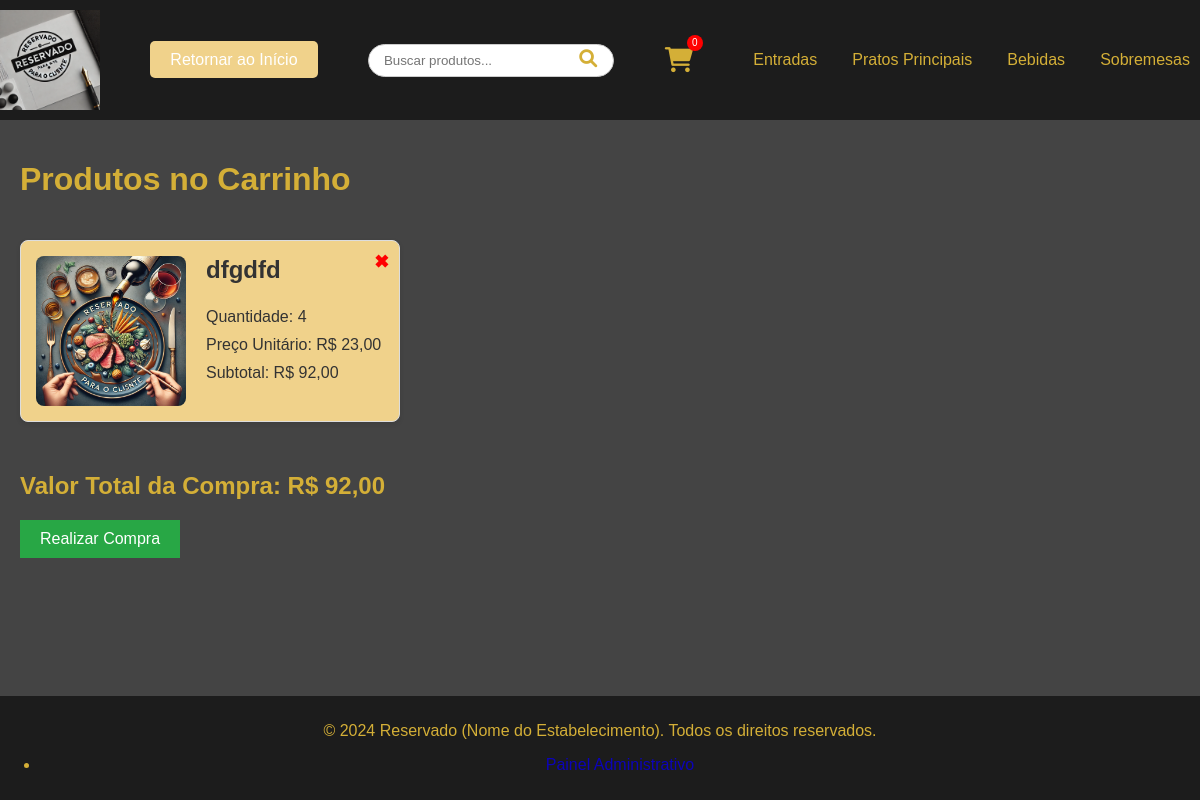
Screenshot of /carrinho.php (signed in) with the database file from the repository.
### tables this page shows
CREATE TABLE `produtos` (
  `id` int NOT NULL AUTO_INCREMENT,
  `nome` varchar(255) NOT NULL,
  `descricao` text NOT NULL,
  `preco` decimal(10,2) NOT NULL,
  `estoque` int NOT NULL DEFAULT '0',
  `categoria` enum('entradas','principais','bebidas','sobremesas') NOT NULL,
  `imagem` varchar(255) DEFAULT NULL,
  `data_criacao` timestamp NULL DEFAULT CURRENT_TIMESTAMP,
  PRIMARY KEY (`id`)
);

### carrinho.php (the view, shortened to what this page needs)
<?php
require_once 'db/conexao.php';
include $_SERVER['DOCUMENT_ROOT'] . '/cardapio-dinamico-semapi/header.php';
?>
<div id="carrinho-container">
    <?php
    if (empty($_SESSION['carrinho'])) {
        echo "<h1>Carrinho Vazio</h1>";
        echo "<p>Você ainda não adicionou produtos ao carrinho.</p>";
    } else {
        echo "<h1>Produtos no Carrinho</h1>";
        echo "<div class='produtos-container'>";
        $valor_total = 0;
        foreach ($_SESSION['carrinho'] as $produto_id => $quantidade) {
            $stmt = $pdo->prepare("SELECT nome, preco, imagem FROM produtos WHERE id = :id");
            $stmt->bindParam(':id', $produto_id, PDO::PARAM_INT);
            $stmt->execute();
            $produto = $stmt->fetch(PDO::FETCH_ASSOC);
            if ($produto) {
                $subtotal = $produto['preco'] * $quantidade;
                $valor_total += $subtotal;
                echo "<div class='produto-item' style='position: relative; padding: 15px; border: 1px solid #ddd; margin-bottom: 10px;'>";
                echo "<div class='produto-imagem'>";
                if ($produto['imagem']) {
                    echo "<img src='/cardapio-dinamico-semapi/admin/uploads/produtos/" . htmlspecialchars($produto['imagem']) . "' alt='" . htmlspecialchars($produto['nome']) . "'>";
                }
                echo "</div>";
                echo "<div class='produto-info'>";
                echo "<h3>" . htmlspecialchars($produto['nome']) . "</h3>";
                echo "<p>Quantidade: " . $quantidade . "</p>";
                echo "<p>Preço Unitário: R$ " . number_format($produto['preco'], 2, ',', '.') . "</p>";
                echo "<p>Subtotal: R$ " . number_format($subtotal, 2, ',', '.') . "</p>";
                echo "<a href='?remove_id=" . $produto_id . "' class='remover-produto' title='Remover' style='position: absolute; top: 10px; right: 10px; color: #ff0000; font-size: 18px; font-weight: bold; text-decoration: none;'>✖</a>";
                echo "</div>";
                echo "</div>";
            }
        }
        echo "</div>";
        echo "<h2>Valor Total da Compra: R$ " . number_format($valor_total, 2, ',', '.') . "</h2>";
    }
    ?>
</div>
<?php if (!empty($_SESSION['carrinho'])): ?>
    <form id="compra-form" action="realizar_compra.php" method="post">
        <button type="button" id="btn-compra" style="background-color: #28a745; color: white; padding: 10px 20px; border: none; font-size: 16px; cursor: pointer;">Realizar Compra</button>
    </form>
<?php endif; ?>
<?php require_once 'footer.php'; ?>

### assets/css/carrinho.css (style rules this page uses)
.produto-item { position: relative; padding: 15px; border: 1px solid #ddd; margin-bottom: 10px; }
.remover-produto { position: absolute; top: 10px; right: 10px; color: #ff0000; text-decoration: none; font-size: 18px; font-weight: bold; }

### assets/css/global.css (style rules this page uses)
html, body { height: 100%; margin: 0; }
body { display: flex; flex-direction: column; font-family: Arial, sans-serif; background-color: #444; color: #d4af37; margin: 0; padding: 0; }
.produtos-container { display: grid; grid-template-columns: repeat(3, 1fr); gap: 10px; padding: 20px 0; }
.produto-item { background-color: #f0d28b; border: 1px solid #ddd; border-radius: 8px; overflow: hidden; padding: 15px; box-shadow: 0 2px 5px rgba(0, 0, 0, 0.1); transition: transform 0.2s ease; display: flex; align-items: flex-start; }
.produto-imagem img { max-width: 150px; height: auto; margin-right: 20px; border-radius: 8px; display: block; }
.produto-info { flex-grow: 1; }
.produto-info h3 { margin-top: 0; font-size: 1.5em; color: #333; }
.produto-info p { margin: 10px 0; color: #333; }

### rows the page displays
produtos: imagem (picture), nome "dfgdfd", quantidade "4", preco "23,00", preco "92,00"

### other values shown
$section['title'] "Entradas"
$section['title'] "Pratos Principais"
$section['title'] "Bebidas"
$section['title'] "Sobremesas"
$valor_total "92,00"
$site_name "Reservado (Nome do Estabelecimento)"
